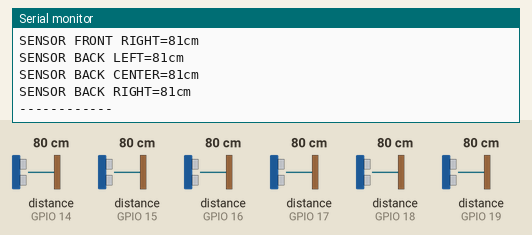
A sketch run on a simulated ESP32. Parts: the last lines printed to the serial monitor. The test bench sets the inputs (shaded band); at power-on: distance to the obstacle (sensors on GPIO 14, GPIO 15, GPIO 16, GPIO 17, GPIO 18, GPIO 19) 80 cm. The echo pulse lasts 58.3 µs per cm.

Above: at 1.2 s.
1.3 s: distance to the obstacle (sensor on GPIO 14) set to 2 cm
2.8 s: distance to the obstacle (sensor on GPIO 15) set to 2 cm
At 3.2 s:
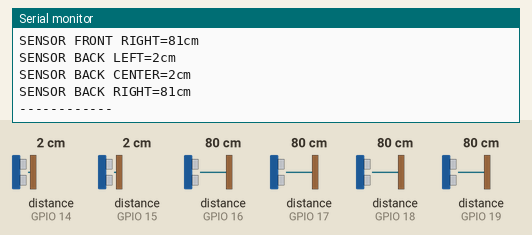
4.3 s: distance to the obstacle (sensor on GPIO 16) set to 2 cm
At 4.59 s:
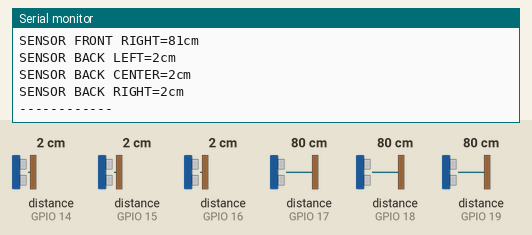

Measured:
- after the input at 2.8 s, the serial monitor: prints a new line after 0.25 s (image 1)
- after the input at 4.3 s, the serial monitor: prints a new line after 0.14 s (image 2)

The sketch:

Sensor_ultrasonidos_1pin_6sensores.ino
```cpp
// ---------------------------------------------------------------------------
// This example code was used to successfully communicate with 15 ultrasonic sensors. You can adjust
// the number of sensors in your project by changing SONAR_NUM and the number of NewPing objects in the
// "sonar" array. You also need to change the pins for each sensor for the NewPing objects. Each sensor
// is pinged at 33ms intervals. So, one cycle of all sensors takes 495ms (33 * 15 = 495ms). The results
// are sent to the "oneSensorCycle" function which currently just displays the distance data. Your project
// would normally process the sensor results in this function (for example, decide if a robot needs to
// turn and call the turn function). Keep in mind this example is event-driven. Your complete sketch needs
// to be written so there's no "delay" commands and the loop() cycles at faster than a 33ms rate. If other
// processes take longer than 33ms, you'll need to increase PING_INTERVAL so it doesn't get behind.
// ---------------------------------------------------------------------------
#include <NewPing.h>

#define SONAR_NUM     6 // Number of sensors.#define PIN_SONAR_FRONT_LEFT     19
#define PIN_SONAR_FRONT_LEFT     19
#define PIN_SONAR_FRONT_CENTER   18
#define PIN_SONAR_FRONT_RIGHT    17
#define PIN_SONAR_BACK_RIGHT     16
#define PIN_SONAR_BACK_CENTER    15
#define PIN_SONAR_BACK_LEFT      14
#define MAX_DISTANCE 200 // Maximum distance (in cm) to ping.
#define PING_INTERVAL 33 // Milliseconds between sensor pings (29ms is about the min to avoid cross-sensor echo).

unsigned long pingTimer[SONAR_NUM]; // Holds the times when the next ping should happen for each sensor.
unsigned int sonarDistanceCm[SONAR_NUM];         // Where the ping distances are stored.
uint8_t currentSensor = 0;                        // Keeps track of which sensor is active.

// Sensor object array.
NewPing sonar[SONAR_NUM] = {
  // Each sensor's trigger pin, echo pin, and max distance to ping.
  NewPing(PIN_SONAR_FRONT_LEFT, PIN_SONAR_FRONT_LEFT, MAX_DISTANCE),
  NewPing(PIN_SONAR_FRONT_CENTER, PIN_SONAR_FRONT_CENTER, MAX_DISTANCE),
  NewPing(PIN_SONAR_FRONT_RIGHT, PIN_SONAR_FRONT_RIGHT, MAX_DISTANCE),
  NewPing(PIN_SONAR_BACK_LEFT, PIN_SONAR_BACK_LEFT, MAX_DISTANCE),
  NewPing(PIN_SONAR_BACK_CENTER, PIN_SONAR_BACK_CENTER, MAX_DISTANCE),
  NewPing(PIN_SONAR_BACK_RIGHT, PIN_SONAR_BACK_RIGHT, MAX_DISTANCE)
};
String sonarNames[SONAR_NUM] = {"SENSOR FRONT LEFT", "SENSOR FRONT CENTER", "SENSOR FRONT RIGHT",
                                "SENSOR BACK LEFT", "SENSOR BACK CENTER", "SENSOR BACK RIGHT"
                               };

void setup() {
  Serial.begin(115200);
  initSensors();
}

void loop() {
  checkSensors();
}

void initSensors() {
  pingTimer[0] = millis() + 75;                     // First ping starts at 75ms, gives time for the Arduino to chill before starting.
  for (uint8_t i = 1; i < SONAR_NUM; i++)           // Set the starting time for each sensor.
    pingTimer[i] = pingTimer[i - 1] + PING_INTERVAL;
}

void checkSensors() {
  for (uint8_t i = 0; i < SONAR_NUM; i++) {         // Loop through all the sensors.
    if (millis() >= pingTimer[i]) {                 // Is it this sensor's time to ping?
      pingTimer[i] += PING_INTERVAL * SONAR_NUM;    // Set next time this sensor will be pinged.
      if (i == 0 && currentSensor == SONAR_NUM - 1)
        oneSensorCycle();                           // Sensor ping cycle complete, do something with the results.
      sonar[currentSensor].timer_stop();            // Make sure previous timer is canceled before starting a new ping (insurance).
      currentSensor = i;                            // Sensor being accessed.
      sonarDistanceCm[currentSensor] = 0;           // Make distance zero in case there's no ping echo for this sensor.
      sonar[currentSensor].ping_timer(echoCheck);// Do the ping (processing continues, interrupt will call echoCheck to look for echo).
    }
  }
  // Other code that *DOESN'T* analyze ping results can go here.
}

void echoCheck() { // If ping received, set the sensor distance to array.
  if (sonar[currentSensor].check_timer())
    sonarDistanceCm[currentSensor] = sonar[currentSensor].ping_result / US_ROUNDTRIP_CM;
}

void oneSensorCycle() { // Sensor ping cycle complete, do something with the results.
  // The following code would be replaced with your code that does something with the ping results.
  for (uint8_t i = 0; i < SONAR_NUM; i++) {
    Serial.print(sonarNames[i]);
    Serial.print("=");
    Serial.print(sonarDistanceCm[i]);
    Serial.println("cm ");
  }
  Serial.print("------------");
  Serial.println();
}
```
